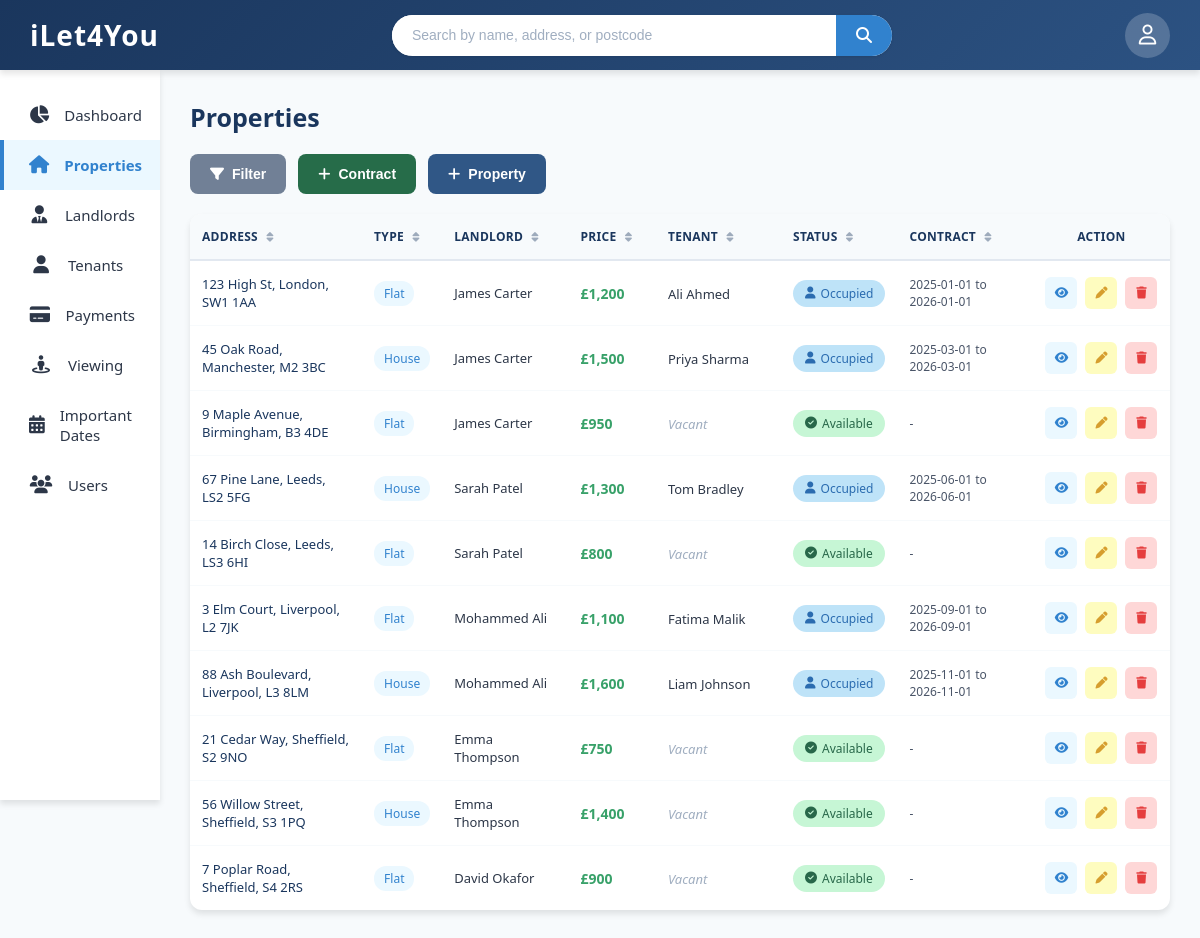
/properties.php, run on the app's committed database.
### tables this page shows
CREATE TABLE properties (
    property_id INTEGER PRIMARY KEY AUTOINCREMENT,
    property_address TEXT NOT NULL,
    property_type TEXT NOT NULL,
    monthly_rent REAL NOT NULL,
    landlord_id INTEGER NOT NULL,
    gas_cert_due TEXT NOT NULL,
    electric_cert_due TEXT NOT NULL,
    epc_due_date TEXT NOT NULL,
    landlord_id_expiry_date TEXT NOT NULL,
    room_count INTEGER NOT NULL,
    bathroom_count INTEGER NOT NULL,
    epc_rating TEXT NOT NULL,
    has_garden INTEGER NOT NULL,
    allowed_pets INTEGER NOT NULL,
    council_band TEXT NOT NULL,
    archived INTEGER NOT NULL,
    date_archived TEXT
);

CREATE TABLE landlords (
    landlord_id INTEGER PRIMARY KEY AUTOINCREMENT,
    name TEXT NOT NULL,
    phone TEXT NOT NULL,
    address TEXT NOT NULL,
    email TEXT NOT NULL,
    id_type TEXT NOT NULL,
    id_number TEXT NOT NULL,
    id_expiry_date TEXT NOT NULL,
    number_of_properties INTEGER NOT NULL,
    archived INTEGER NOT NULL,
    date_archived TEXT
);

CREATE TABLE tenants (
    tenant_id INTEGER PRIMARY KEY AUTOINCREMENT,
    property_id INTEGER NOT NULL,
    name TEXT NOT NULL,
    phone TEXT NOT NULL,
    contract_start TEXT NOT NULL,
    email TEXT NOT NULL,
    id_number TEXT NOT NULL,
    id_expiry_date TEXT NOT NULL,
    contract_end TEXT NOT NULL,
    payment_frequency TEXT NOT NULL,
    archived INTEGER NOT NULL,
    date_archived TEXT
);

### properties.php (the view, shortened to what this page needs)
<?php
$dbPath = __DIR__ . '/database.db';
try {
    $pdo = new PDO('sqlite:' . $dbPath);
    $pdo->setAttribute(PDO::ATTR_ERRMODE, PDO::ERRMODE_EXCEPTION);
} catch (PDOException $e) {
    die('DB connection failed: ' . $e->getMessage());
}
$stmt = $pdo->query("
    SELECT
        p.property_id,
        p.property_address,
        p.property_type,
        p.monthly_rent,
        l.name AS landlord_name,
        t.name AS tenant_name,
        t.contract_start,
        t.contract_end
    FROM properties p
    LEFT JOIN landlords l ON p.landlord_id = l.landlord_id
    LEFT JOIN tenants t ON p.property_id = t.property_id AND t.archived = 0
    WHERE p.archived = 0
");
$properties = $stmt->fetchAll(PDO::FETCH_ASSOC);
?>
<!DOCTYPE html>
<html lang="en">
<head>
    <link rel="stylesheet" href="https://cdnjs.cloudflare.com/ajax/libs/font-awesome/6.5.1/css/all.min.css">
    <link rel="stylesheet" href="style.css">
    <link rel="stylesheet" href="tables.css">
</head>
<body onload="CallNavbar(); loadModals();">
    <main class="main-content">
        <h1 class="page-title">Properties</h1>
        <div class="main-container">
            <div class="controls-row">
                <button class="btn-filter-toggle" id="filterToggle" onclick="toggleFilter()">
                    <i class="fa-solid fa-filter"></i> Filter
                </button>
                <button class="btn-add green" onclick="openAddContractModal()">
                    <i class="fa-solid fa-plus"></i>Contract
                </button>
                <button class="btn-add blue" onclick="openAddPropertyModal()">
                    <i class="fa-solid fa-plus"></i>Property
                </button>
            </div>
            <div class="table-container">
                <div class="table-wrapper">
                    <table id="propertiesTable">
                        <thead>
                            <tr>
                                <th class="sortable col-address" onclick="sortTable('address', this)">
                                    Address <i class="fa-solid fa-sort sort-icon"></i>
                                </th>
                                <th class="sortable col-type" onclick="sortTable('type', this)">
                                    Type <i class="fa-solid fa-sort sort-icon"></i>
                                </th>
                                <th class="sortable col-landlord" onclick="sortTable('landlord', this)">
                                    Landlord <i class="fa-solid fa-sort sort-icon"></i>
                                </th>
                                <th class="sortable col-price" onclick="sortTable('price', this)">
                                    Price <i class="fa-solid fa-sort sort-icon"></i>
                                </th>
                                <th class="sortable col-tenant" onclick="sortTable('tenant', this)">
                                    Tenant <i class="fa-solid fa-sort sort-icon"></i>
                                </th>
                                <th class="sortable col-status" onclick="sortTable('status', this)">
                                    Status <i class="fa-solid fa-sort sort-icon"></i>
                                </th>
                                <th class="sortable col-contract" onclick="sortTable('contract', this)">
                                    Contract <i class="fa-solid fa-sort sort-icon"></i>
                                </th>
                                <th class="col-action">Action</th>
                            </tr>
                        </thead>
                        <tbody id="tableBody">
<?php foreach ($properties as $p):
    $status = $p['tenant_name'] ? 'occupied' : 'available';
    $contract = $p['contract_start'] ? $p['contract_start'] . ' to ' . $p['contract_end'] : '-';
    $tenant_name = $p['tenant_name'] ?? '';
    $landlord_name = $p['landlord_name'] ?? '';
    $type = strtolower($p['property_type']);
    $price = $p['monthly_rent'];
?>
    <tr data-type="<?= htmlspecialchars($type) ?>"
        data-status="<?= $status ?>"
        data-price="<?= $price ?>"
        data-landlord="<?= htmlspecialchars($landlord_name) ?>"
        data-tenant="<?= htmlspecialchars($tenant_name) ?>"
        data-contract="<?= htmlspecialchars($p['contract_start'] ?? '') ?>">
        <td class="td-address"><?= htmlspecialchars($p['property_address']) ?></td>
        <td><span class="td-type"><?= htmlspecialchars($p['property_type']) ?></span></td>
        <td class="td-landlord"><?= htmlspecialchars($landlord_name) ?></td>
        <td class="td-rent">£<?= number_format($price, 0) ?></td>
        <td><?php if ($tenant_name): ?>
            <span class="td-tenant"><?= htmlspecialchars($tenant_name) ?></span>
        <?php else: ?>
            <span class="tenant-vacant">Vacant</span>
        <?php endif; ?></td>
        <td>
            <?php if ($status === 'occupied'): ?>
                <span class="status-badge status-occupied">
                    <i class="fa-solid fa-user"></i> Occupied
                </span>
            <?php else: ?>
                <span class="status-badge status-available">
                    <i class="fa-solid fa-check-circle"></i> Available
                </span>
            <?php endif; ?>
        </td>
        <td class="contract-info"><?= htmlspecialchars($contract) ?></td>
        <td>
            <div class="action-buttons">
                <button class="action-btn action-btn-view" title="View" onclick="viewProperty(this)">
                    <i class="fa-solid fa-eye"></i>
                </button>
                <button class="action-btn action-btn-edit" title="Edit" onclick="editProperty(this)">
                    <i class="fa-solid fa-pen"></i>
                </button>
                <form method="POST" style="display:inline;">
                    <button type="submit" class="action-btn action-btn-delete" title="Archive"
                        onclick="return confirm('Archive this property?\n<?= htmlspecialchars($p['property_address']) ?>')">
                        <i class="fa-solid fa-trash"></i>
                    </button>
                </form>
            </div>
        </td>
    </tr>
<?php endforeach; ?>
                        </tbody>
                    </table>
                </div>
            </div>
        </div>
    </main>
</body>
</html>

### style.css (style rules this page uses)
body { font-family: 'Segoe UI', Tahoma, Geneva, Verdana, sans-serif; background: #f7fafc; color: #2d3748; min-height: 100vh; }
* { margin: 0; padding: 0; box-sizing: border-box; }
.main-content { margin-top: 70px; margin-left: 160px; padding: 30px; min-height: calc(100vh - 70px); max-width: calc(100vw - 160px); overflow-x: hidden; }
.page-title { font-size: 25px; font-weight: 700; color: #1a365d; margin-bottom: 20px; }

### tables.css (style rules this page uses)
.main-container { width: 100%; max-width: 100%; margin: 0 auto; }
.controls-row { display: flex; align-items: center; gap: 12px; margin-bottom: 20px; flex-wrap: wrap; }
.btn-filter-toggle { background: #718096; color: #ffffff; border: none; padding: 12px 20px; border-radius: 8px; font-size: 14px; font-weight: 600; cursor: pointer; transition: all 0.3s ease; display: flex; align-items: center; gap: 8px; white-space: nowrap; }
.btn-add { padding: 12px 20px; border-radius: 8px; font-size: 14px; font-weight: 600; cursor: pointer; transition: all 0.3s ease; display: flex; align-items: center; gap: 8px; border: none; white-space: nowrap; }
.btn-add.blue { background: #305786; color: #ffffff; }
.btn-add.green { background: #266c49; color: #ffffff; }
.table-container { background: #ffffff; border-radius: 12px; box-shadow: 0 4px 6px rgba(0, 0, 0, 0.1); overflow: hidden; }
.table-wrapper { overflow-x: auto; }
table { width: 100%; border-collapse: collapse; min-width: 100%; }
table thead { background: #f7fafc; }
table th { padding: 14px 12px; text-align: left; font-size: 12px; font-weight: 600; color: #1a365d; text-transform: uppercase; letter-spacing: 0.3px; border-bottom: 2px solid #e2e8f0; white-space: nowrap; }
table th.sortable { cursor: pointer; user-select: none; transition: background 0.2s ease; }
.sort-icon { margin-left: 5px; opacity: 0.4; font-size: 11px; }
table tbody tr { transition: background 0.2s ease; border-bottom: 1px solid #f7fafc; }
table tbody tr:last-child { border-bottom: none; }
table td { padding: 14px 12px; font-size: 14px; color: #2d3748; vertical-align: middle; }
.td-address { font-weight: 500; color: #1a365d; font-size: 13px; }
.td-type { display: inline-block; padding: 4px 10px; background: #ebf8ff; color: #3182ce; border-radius: 12px; font-size: 12px; font-weight: 500; }
.td-landlord { font-size: 13px; }
.td-rent { font-weight: 600; color: #38a169; white-space: nowrap; }
.td-tenant { color: #2d3748; font-size: 13px; }
.tenant-vacant { color: #a0aec0; font-style: italic; font-size: 13px; }
.status-badge { display: inline-flex; align-items: center; gap: 5px; padding: 5px 12px; border-radius: 14px; font-size: 12px; font-weight: 500; }
.status-available { background: #c6f6d5; color: #276749; }
.status-occupied { background: #bee3f8; color: #2b6cb0; }
.contract-info { font-size: 12px; color: #4a5568; }
.action-buttons { display: flex; gap: 8px; justify-content: center; }
.action-btn { width: 32px; height: 32px; border: none; border-radius: 6px; cursor: pointer; display: flex; align-items: center; justify-content: center; transition: all 0.2s ease; font-size: 12px; }
.action-btn-view { background: #ebf8ff; color: #3182ce; }
.action-btn-edit { background: #fefcbf; color: #d69e2e; }
.action-btn-delete { background: #fed7d7; color: #e53e3e; }
@media (max-width: 1200px) { .controls-row { flex-wrap: wrap; } }

### properties.php (style rules this page uses)
.col-address { width: 18%; }
.col-type { width: 8%; }
.col-landlord { width: 13%; }
.col-price { width: 9%; }
.col-tenant { width: 13%; }
.col-status { width: 11%; }
.col-contract { width: 14%; }
.col-action { width: 14%; text-align: center; }

### data on the page
properties: property_address "123 High St, London, SW1 1AA", property_type "Flat", landlord.name "James Carter", monthly_rent "1,200", tenants.name "Ali Ahmed", shows "Occupied", tenants.contract_start+contract_end "2025-01-01 to 2026-01-01"
properties: property_address "45 Oak Road, Manchester, M2 3BC", property_type "House", landlord.name "James Carter", monthly_rent "1,500", tenants.name "Priya Sharma", shows "Occupied", tenants.contract_start+contract_end "2025-03-01 to 2026-03-01"
properties: property_address "9 Maple Avenue, Birmingham, B3 4DE", property_type "Flat", landlord.name "James Carter", monthly_rent "950", shows "Vacant", shows "Available", contract "-"
properties: property_address "67 Pine Lane, Leeds, LS2 5FG", property_type "House", landlord.name "Sarah Patel", monthly_rent "1,300", tenants.name "Tom Bradley", shows "Occupied", tenants.contract_start+contract_end "2025-06-01 to 2026-06-01"
properties: property_address "14 Birch Close, Leeds, LS3 6HI", property_type "Flat", landlord.name "Sarah Patel", monthly_rent "800", shows "Vacant", shows "Available", contract "-"
properties: property_address "3 Elm Court, Liverpool, L2 7JK", property_type "Flat", landlord.name "Mohammed Ali", monthly_rent "1,100", tenants.name "Fatima Malik", shows "Occupied", tenants.contract_start+contract_end "2025-09-01 to 2026-09-01"
properties: property_address "88 Ash Boulevard, Liverpool, L3 8LM", property_type "House", landlord.name "Mohammed Ali", monthly_rent "1,600", tenants.name "Liam Johnson", shows "Occupied", tenants.contract_start+contract_end "2025-11-01 to 2026-11-01"
properties: property_address "21 Cedar Way, Sheffield, S2 9NO", property_type "Flat", landlord.name "Emma Thompson", monthly_rent "750", shows "Vacant", shows "Available", contract "-"
properties: property_address "56 Willow Street, Sheffield, S3 1PQ", property_type "House", landlord.name "Emma Thompson", monthly_rent "1,400", shows "Vacant", shows "Available", contract "-"
properties: property_address "7 Poplar Road, Sheffield, S4 2RS", property_type "Flat", landlord.name "David Okafor", monthly_rent "900", shows "Vacant", shows "Available", contract "-"
